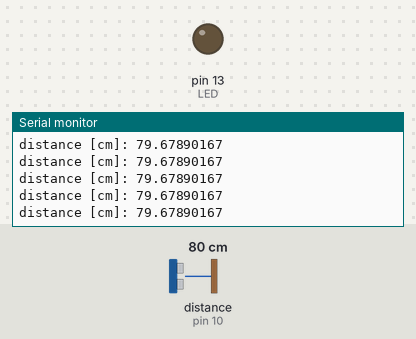
Recording of a sketch running on a simulated Arduino Uno, built with avr-gcc and run on an emulated ATmega328P. On the bench: output pins drawn as LEDs (lit = HIGH), the last lines printed to the serial monitor. Wiring (inferred from the names in the program): ultrasonic range finder: trigger pin 9; echo pin 10. The inputs (shaded band) are chosen by the test bench; at power-on: distance to the obstacle (sensor on pin 10) 80 cm. The echo pulse lasts 58.3 µs per cm; pins used as bus, display or sensor lines are not drawn.

Above: at 1.2 s.
1.3 s: distance to the obstacle (sensor on pin 10) set to 2 cm
At 2.1 s:
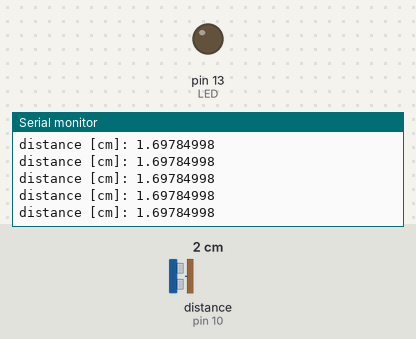
4.3 s: distance to the obstacle (sensor on pin 10) set to 18 cm
At 5.4 s:
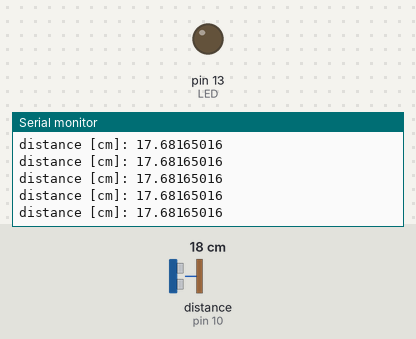
Timing chart, 0 to 7.3 s (numbered marks = the images above; inputs shaded):
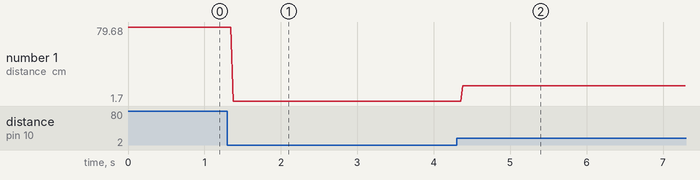

Measured:
- after the input at 1.3 s, the serial monitor: prints a new line after 0.07 s (image 1)
- after the input at 4.3 s, the serial monitor: prints a new line after 0.08 s (image 2)
- plotted number 1: 79.68 → 1.7 after the input at 1.3 s, 1.7 → 17.68 after the input at 4.3 s

The sketch:

firmware-arduino.ino
```cpp
#define SPEED_OF_SOUND_MPS 343.0f

#define LED LED_BUILTIN
#define PIN_TRIG 9
#define PIN_ECHO 10

#define TIMEOUT_US 1000000
#define SAMPLE_RATE_FPS 60


void setup() {
  pinMode(LED, OUTPUT);

  pinMode(PIN_TRIG, OUTPUT);
  pinMode(PIN_ECHO, INPUT);

  Serial.begin(9600);
}

void loop() {
    digitalWrite(LED, LOW);
    digitalWrite(PIN_TRIG, LOW);
    delayMicroseconds(2);

    digitalWrite(LED, HIGH);
    digitalWrite(PIN_TRIG, HIGH);
    delayMicroseconds(10);
    digitalWrite(LED, LOW);
    digitalWrite(PIN_TRIG, LOW);

    double duration_s = pulseIn(PIN_ECHO, HIGH, TIMEOUT_US) * 1e-6;
    double distance_m = duration_s * SPEED_OF_SOUND_MPS / 2.;
    Serial.print("distance [cm]: ");
    Serial.println(distance_m * 100., 8);

    delay(1./SAMPLE_RATE_FPS * 1000);
}
```
